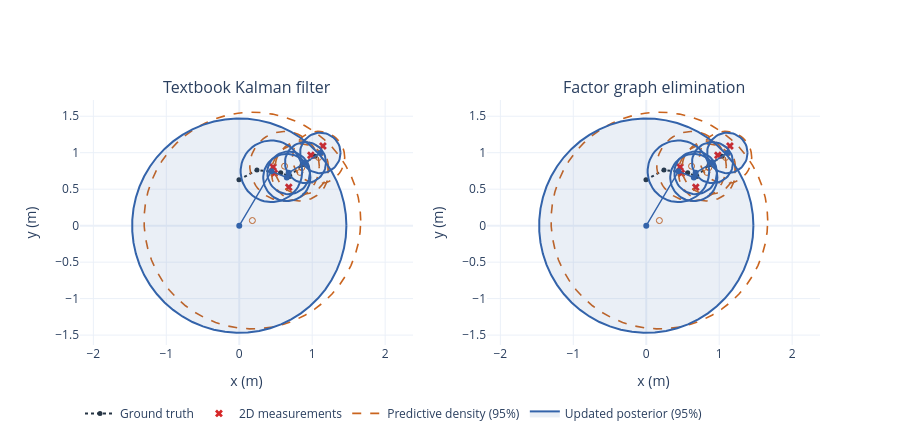

Source (notebook cell):
### Code cell
plots.plot_kf_vs_elimination(
    truth, measurements,
    kf_pred_mean, kf_pred_cov, kf_mean, kf_covariance,
    pred_mean, pred_cov, filtered, filter_cov,
).show()

### Figure 1 — Plotly figure (JSON) as saved in the notebook; plotly's stock layout.template omitted (floating-point values rounded to 4 significant figures; data arrays with more than 128 entries replaced by an {"elided": "..."} marker saying what was removed)
{"data": [{"legendgroup": "truth", "line": {"color": "#263544", "dash": "dot"}, "marker": {"size": 5}, "mode": "lines+markers", "name": "Ground truth", "showlegend": true, "type": "scatter", "x": [-0.004096, 0.2426, 0.5683, 0.6919, 0.8622, 1.04], "xaxis": "x", "y": [0.6277, 0.7628, 0.7243, 0.6755, 0.8354, 0.95], "yaxis": "y"}, {"legendgroup": "meas", "marker": {"color": "#D62728", "size": 7, "symbol": "x"}, "mode": "markers", "name": "2D measurements", "showlegend": true, "type": "scatter", "x": [0.4638, 0.6786, 0.4802, 0.9819, 1.147], "xaxis": "x", "y": [0.8044, 0.5272, 0.718, 0.9661, 1.091], "yaxis": "y"}, {"legendgroup": "pred", "line": {"color": "#CA641E", "dash": "dash", "width": 1.6}, "mode": "lines", "name": "Predictive density (95%)", "showlegend": true, "type": "scatter", "x": {"elided": "305 float values"}, "xaxis": "x", "y": {"elided": "305 float values"}, "yaxis": "y"}, {"legendgroup": "pred", "marker": {"color": "#CA641E", "size": 6, "symbol": "circle-open"}, "mode": "markers", "name": "Predictive mean", "showlegend": false, "type": "scatter", "x": [0.18, 0.6209, 0.832, 0.8568, 1.088], "xaxis": "x", "y": [0.07, 0.815, 0.7299, 0.7946, 0.9347], "yaxis": "y"}, {"fill": "toself", "fillcolor": "rgba(51, 99, 170, 0.10)", "legendgroup": "post", "line": {"color": "#3363AA", "width": 2.0}, "mode": "lines", "name": "Updated posterior (95%)", "showlegend": true, "type": "scatter", "x": {"elided": "366 float values"}, "xaxis": "x", "y": {"elided": "366 float values"}, "yaxis": "y"}, {"legendgroup": "post", "line": {"color": "#3363AA", "width": 1.4}, "marker": {"color": "#3363AA", "size": 6}, "mode": "lines+markers", "name": "Posterior mean", "showlegend": false, "type": "scatter", "x": [0.0, 0.4409, 0.652, 0.6768, 0.9079, 1.111], "xaxis": "x", "y": [0.0, 0.745, 0.6599, 0.7246, 0.8647, 0.9968], "yaxis": "y"}, {"legendgroup": "truth", "line": {"color": "#263544", "dash": "dot"}, "marker": {"size": 5}, "mode": "lines+markers", "name": "Ground truth", "showlegend": false, "type": "scatter", "x": [-0.004096, 0.2426, 0.5683, 0.6919, 0.8622, 1.04], "xaxis": "x2", "y": [0.6277, 0.7628, 0.7243, 0.6755, 0.8354, 0.95], "yaxis": "y2"}, {"legendgroup": "meas", "marker": {"color": "#D62728", "size": 7, "symbol": "x"}, "mode": "markers", "name": "2D measurements", "showlegend": false, "type": "scatter", "x": [0.4638, 0.6786, 0.4802, 0.9819, 1.147], "xaxis": "x2", "y": [0.8044, 0.5272, 0.718, 0.9661, 1.091], "yaxis": "y2"}, {"legendgroup": "pred", "line": {"color": "#CA641E", "dash": "dash", "width": 1.6}, "mode": "lines", "name": "Predictive density (95%)", "showlegend": false, "type": "scatter", "x": {"elided": "305 float values"}, "xaxis": "x2", "y": {"elided": "305 float values"}, "yaxis": "y2"}, {"legendgroup": "pred", "marker": {"color": "#CA641E", "size": 6, "symbol": "circle-open"}, "mode": "markers", "name": "Predictive mean", "showlegend": false, "type": "scatter", "x": [0.18, 0.6209, 0.832, 0.8568, 1.088], "xaxis": "x2", "y": [0.07, 0.815, 0.7299, 0.7946, 0.9347], "yaxis": "y2"}, {"fill": "toself", "fillcolor": "rgba(51, 99, 170, 0.10)", "legendgroup": "post", "line": {"color": "#3363AA", "width": 2.0}, "mode": "lines", "name": "Updated posterior (95%)", "showlegend": false, "type": "scatter", "x": {"elided": "366 float values"}, "xaxis": "x2", "y": {"elided": "366 float values"}, "yaxis": "y2"}, {"legendgroup": "post", "line": {"color": "#3363AA", "width": 1.4}, "marker": {"color": "#3363AA", "size": 6}, "mode": "lines+markers", "name": "Posterior mean", "showlegend": false, "type": "scatter", "x": [0.0, 0.4409, 0.652, 0.6768, 0.9079, 1.111], "xaxis": "x2", "y": [0.0, 0.745, 0.6599, 0.7246, 0.8647, 0.9968], "yaxis": "y2"}], "layout": {"annotations": [{"font": {"size": 16}, "showarrow": false, "text": "Textbook Kalman filter", "x": 0.225, "xanchor": "center", "xref": "paper", "y": 1.0, "yanchor": "bottom", "yref": "paper"}, {"font": {"size": 16}, "showarrow": false, "text": "Factor graph elimination", "x": 0.775, "xanchor": "center", "xref": "paper", "y": 1.0, "yanchor": "bottom", "yref": "paper"}], "height": 440, "legend": {"orientation": "h", "y": -0.22}, "xaxis": {"anchor": "y", "domain": [0.0, 0.45], "title": {"text": "x (m)"}}, "xaxis2": {"anchor": "y2", "domain": [0.55, 1.0], "matches": "x", "title": {"text": "x (m)"}}, "yaxis": {"anchor": "x", "domain": [0.0, 1.0], "scaleanchor": "x", "scaleratio": 1, "title": {"text": "y (m)"}}, "yaxis2": {"anchor": "x2", "domain": [0.0, 1.0], "matches": "y", "scaleanchor": "x2", "scaleratio": 1, "title": {"text": "y (m)"}}}}
